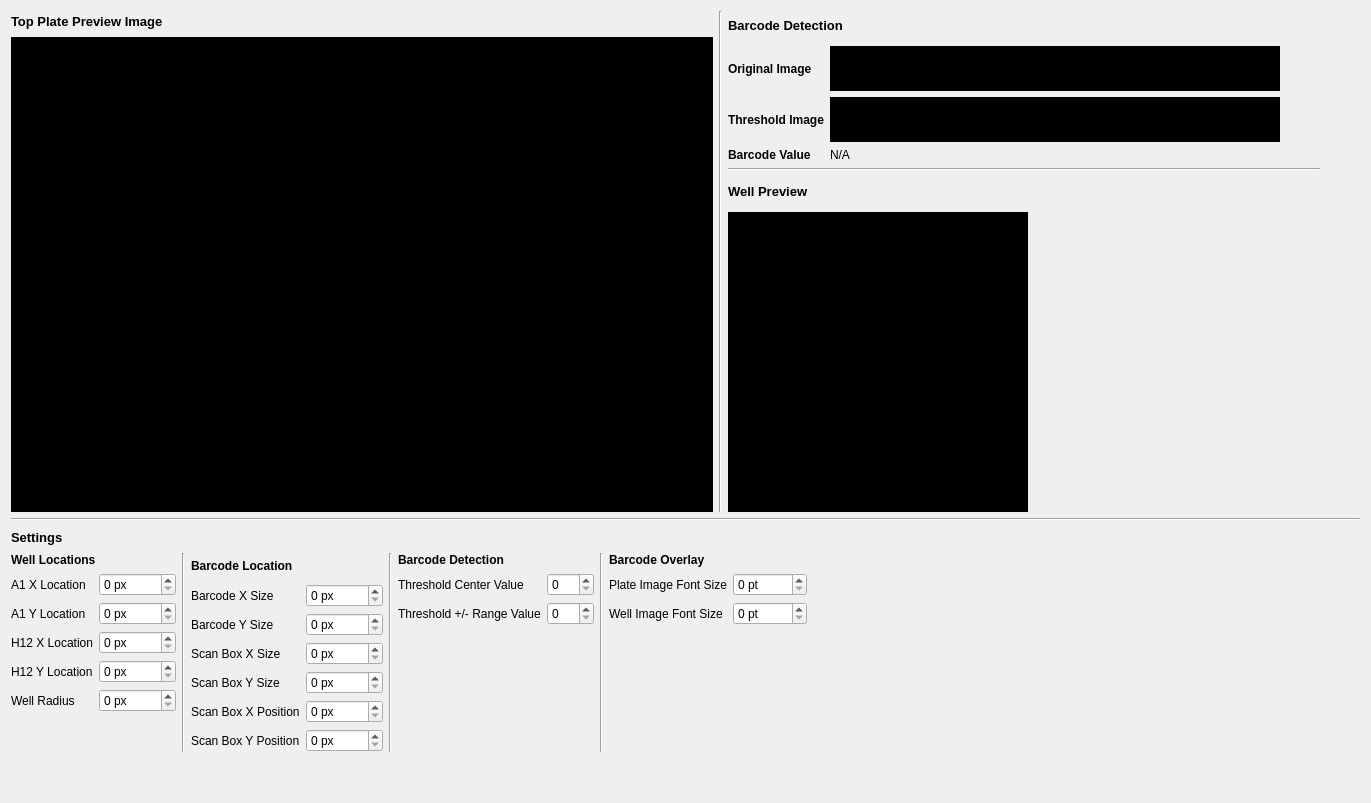
          <widget class="QWidget" name="settings_top_plate_tab">
           <attribute name="title">
            <string>Top Plate</string>
           </attribute>
           <layout class="QGridLayout" name="gridLayout_3">
            <item row="1" column="0">
             <widget class="Line" name="line_4">
              <property name="orientation">
               <enum>Qt::Horizontal</enum>
              </property>
             </widget>
            </item>
            <item row="2" column="0">
             <layout class="QHBoxLayout" name="horizontalLayout_6">
              <item>
               <widget class="QLabel" name="label_16">
                <property name="font">
                 <font>
                  <pointsize>10</pointsize>
                  <weight>75</weight>
                  <bold>true</bold>
                 </font>
                </property>
                <property name="text">
                 <string>Settings</string>
                </property>
               </widget>
              </item>
              <item>
               <spacer name="horizontalSpacer_6">
                <property name="orientation">
                 <enum>Qt::Horizontal</enum>
                </property>
                <property name="sizeHint" stdset="0">
                 <size>
                  <width>40</width>
                  <height>20</height>
                 </size>
                </property>
               </spacer>
              </item>
             </layout>
            </item>
            <item row="3" column="0">
             <layout class="QHBoxLayout" name="horizontalLayout_7">
              <item>
               <layout class="QVBoxLayout" name="verticalLayout_6">
                <item>
                 <widget class="QLabel" name="label_25">
                  <property name="font">
                   <font>
                    <weight>75</weight>
                    <bold>true</bold>
                   </font>
                  </property>
                  <property name="text">
                   <string>Well Locations</string>
                  </property>
                 </widget>
                </item>
                <item>
                 <layout class="QFormLayout" name="formLayout_3">
                  <item row="0" column="0">
                   <widget class="QLabel" name="label_26">
                    <property name="text">
                     <string>A1 X Location</string>
                    </property>
                   </widget>
                  </item>
                  <item row="0" column="1">
                   <widget class="QSpinBox" name="top_a1_x_spinbox">
                    <property name="suffix">
                     <string> px</string>
                    </property>
                    <property name="maximum">
                     <number>99999</number>
                    </property>
                   </widget>
                  </item>
                  <item row="1" column="0">
                   <widget class="QLabel" name="label_27">
                    <property name="text">
                     <string>A1 Y Location</string>
                    </property>
                   </widget>
                  </item>
                  <item row="1" column="1">
                   <widget class="QSpinBox" name="top_a1_y_spinbox">
                    <property name="suffix">
                     <string> px</string>
                    </property>
                    <property name="maximum">
                     <number>99999</number>
                    </property>
                   </widget>
                  </item>
                  <item row="2" column="0">
                   <widget class="QLabel" name="label_28">
                    <property name="text">
                     <string>H12 X Location</string>
                    </property>
                   </widget>
                  </item>
                  <item row="2" column="1">
                   <widget class="QSpinBox" name="top_h12_x_spinbox">
                    <property name="suffix">
                     <string> px</string>
                    </property>
                    <property name="maximum">
                     <number>99999</number>
                    </property>
                   </widget>
                  </item>
                  <item row="3" column="0">
                   <widget class="QLabel" name="label_29">
                    <property name="text">
                     <string>H12 Y Location</string>
                    </property>
                   </widget>
                  </item>
                  <item row="3" column="1">
                   <widget class="QSpinBox" name="top_h12_y_spinbox">
                    <property name="suffix">
                     <string> px</string>
                    </property>
                    <property name="maximum">
                     <number>99999</number>
                    </property>
                   </widget>
                  </item>
                  <item row="4" column="0">
                   <widget class="QLabel" name="label_6">
                    <property name="text">
                     <string>Well Radius</string>
                    </property>
                   </widget>
                  </item>
                  <item row="4" column="1">
                   <widget class="QSpinBox" name="top_well_radius_spinbox">
                    <property name="suffix">
                     <string> px</string>
                    </property>
                    <property name="maximum">
                     <number>99999</number>
                    </property>
                   </widget>
                  </item>
                 </layout>
                </item>
                <item>
                 <spacer name="verticalSpacer_9">
                  <property name="orientation">
                   <enum>Qt::Vertical</enum>
                  </property>
                  <property name="sizeHint" stdset="0">
                   <size>
                    <width>20</width>
                    <height>40</height>
                   </size>
                  </property>
                 </spacer>
                </item>
               </layout>
              </item>
              <item>
               <widget class="Line" name="line_6">
                <property name="orientation">
                 <enum>Qt::Vertical</enum>
                </property>
               </widget>
              </item>
              <item>
               <layout class="QVBoxLayout" name="verticalLayout_5">
                <item>
                 <widget class="QLabel" name="label_23">
                  <property name="font">
                   <font>
                    <weight>75</weight>
                    <bold>true</bold>
                   </font>
                  </property>
                  <property name="text">
                   <string>Barcode Location</string>
                  </property>
                 </widget>
                </item>
                <item>
                 <layout class="QFormLayout" name="formLayout_2">
                  <item row="0" column="0">
                   <widget class="QLabel" name="label_24">
                    <property name="text">
                     <string>Barcode X Size</string>
                    </property>
                   </widget>
                  </item>
                  <item row="0" column="1">
                   <widget class="QSpinBox" name="top_barcode_x_size_spinbox">
                    <property name="suffix">
                     <string> px</string>
                    </property>
                    <property name="maximum">
                     <number>99999</number>
                    </property>
                   </widget>
                  </item>
                  <item row="1" column="0">
                   <widget class="QLabel" name="label_32">
                    <property name="text">
                     <string>Barcode Y Size</string>
                    </property>
                   </widget>
                  </item>
                  <item row="2" column="0">
                   <widget class="QLabel" name="label_33">
                    <property name="text">
                     <string>Scan Box X Size</string>
                    </property>
                   </widget>
                  </item>
                  <item row="3" column="0">
                   <widget class="QLabel" name="label_34">
                    <property name="text">
                     <string>Scan Box Y Size</string>
                    </property>
                   </widget>
                  </item>
                  <item row="4" column="0">
                   <widget class="QLabel" name="label_35">
                    <property name="text">
                     <string>Scan Box X Position</string>
                    </property>
                   </widget>
                  </item>
                  <item row="5" column="0">
                   <widget class="QLabel" name="label_36">
                    <property name="text">
                     <string>Scan Box Y Position</string>
                    </property>
                   </widget>
                  </item>
                  <item row="2" column="1">
                   <widget class="QSpinBox" name="top_scanbox_x_size_spinbox">
                    <property name="suffix">
                     <string> px</string>
                    </property>
                    <property name="maximum">
                     <number>99999</number>
                    </property>
                   </widget>
                  </item>
                  <item row="1" column="1">
                   <widget class="QSpinBox" name="top_barcode_y_size_spinbox">
                    <property name="suffix">
                     <string> px</string>
                    </property>
                    <property name="maximum">
                     <number>99999</number>
                    </property>
                   </widget>
                  </item>
                  <item row="4" column="1">
                   <widget class="QSpinBox" name="top_scanbox_x_position_spinbox">
                    <property name="suffix">
                     <string> px</string>
                    </property>
                    <property name="maximum">
                     <number>99999</number>
                    </property>
                   </widget>
                  </item>
                  <item row="5" column="1">
                   <widget class="QSpinBox" name="top_scanbox_y_position_spinbox">
                    <property name="suffix">
                     <string> px</string>
                    </property>
                    <property name="maximum">
                     <number>99999</number>
                    </property>
                   </widget>
                  </item>
                  <item row="3" column="1">
                   <widget class="QSpinBox" name="top_scanbox_y_size_spinbox">
                    <property name="suffix">
                     <string> px</string>
                    </property>
                    <property name="maximum">
                     <number>99999</number>
                    </property>
                   </widget>
                  </item>
                 </layout>
                </item>
               </layout>
              </item>
              <item>
               <widget class="Line" name="line_17">
                <property name="orientation">
                 <enum>Qt::Vertical</enum>
                </property>
               </widget>
              </item>
              <item>
               <layout class="QVBoxLayout" name="verticalLayout_4">
                <item>
                 <widget class="QLabel" name="label_69">
                  <property name="font">
                   <font>
                    <weight>75</weight>
                    <bold>true</bold>
                   </font>
                  </property>
                  <property name="text">
                   <string>Barcode Detection</string>
                  </property>
                 </widget>
                </item>
                <item>
                 <layout class="QFormLayout" name="formLayout_6">
                  <item row="0" column="0">
                   <widget class="QLabel" name="label_37">
                    <property name="text">
                     <string>Threshold Center Value</string>
                    </property>
                   </widget>
                  </item>
                  <item row="1" column="0">
                   <widget class="QLabel" name="label_38">
                    <property name="text">
                     <string>Threshold +/- Range Value</string>
                    </property>
                   </widget>
                  </item>
                  <item row="0" column="1">
                   <widget class="QSpinBox" name="top_threshold_center_spinbox">
                    <property name="suffix">
                     <string/>
                    </property>
                    <property name="maximum">
                     <number>255</number>
                    </property>
                   </widget>
                  </item>
                  <item row="1" column="1">
                   <widget class="QSpinBox" name="top_threshold_range_spinbox">
                    <property name="suffix">
                     <string/>
                    </property>
                    <property name="maximum">
                     <number>255</number>
                    </property>
                   </widget>
                  </item>
                 </layout>
                </item>
                <item>
                 <spacer name="verticalSpacer_4">
                  <property name="orientation">
                   <enum>Qt::Vertical</enum>
                  </property>
                  <property name="sizeHint" stdset="0">
                   <size>
                    <width>20</width>
                    <height>40</height>
                   </size>
                  </property>
                 </spacer>
                </item>
               </layout>
              </item>
              <item>
               <widget class="Line" name="line_19">
                <property name="orientation">
                 <enum>Qt::Vertical</enum>
                </property>
               </widget>
              </item>
              <item>
               <layout class="QVBoxLayout" name="verticalLayout_14">
                <item>
                 <widget class="QLabel" name="label_75">
                  <property name="font">
                   <font>
                    <weight>75</weight>
                    <bold>true</bold>
                   </font>
                  </property>
                  <property name="text">
                   <string>Barcode Overlay</string>
                  </property>
                 </widget>
                </item>
                <item>
                 <layout class="QFormLayout" name="formLayout_10">
                  <item row="0" column="0">
                   <widget class="QLabel" name="label_86">
                    <property name="text">
                     <string>Plate Image Font Size</string>
                    </property>
                   </widget>
                  </item>
                  <item row="0" column="1">
                   <widget class="QSpinBox" name="top_overlay_plate_font_size_spinbox">
                    <property name="suffix">
                     <string> pt</string>
                    </property>
                    <property name="maximum">
                     <number>10000</number>
                    </property>
                   </widget>
                  </item>
                  <item row="1" column="0">
                   <widget class="QLabel" name="label_79">
                    <property name="text">
                     <string>Well Image Font Size</string>
                    </property>
                   </widget>
                  </item>
                  <item row="1" column="1">
                   <widget class="QSpinBox" name="top_overlay_well_font_size_spinbox">
                    <property name="suffix">
                     <string> pt</string>
                    </property>
                    <property name="maximum">
                     <number>10000</number>
                    </property>
                   </widget>
                  </item>
                 </layout>
                </item>
                <item>
                 <spacer name="verticalSpacer_13">
                  <property name="orientation">
                   <enum>Qt::Vertical</enum>
                  </property>
                  <property name="sizeHint" stdset="0">
                   <size>
                    <width>20</width>
                    <height>40</height>
                   </size>
                  </property>
                 </spacer>
                </item>
               </layout>
              </item>
              <item>
               <spacer name="horizontalSpacer_10">
                <property name="orientation">
                 <enum>Qt::Horizontal</enum>
                </property>
                <property name="sizeHint" stdset="0">
                 <size>
                  <width>40</width>
                  <height>20</height>
                 </size>
                </property>
               </spacer>
              </item>
             </layout>
            </item>
            <item row="4" column="0">
             <spacer name="verticalSpacer_3">
              <property name="orientation">
               <enum>Qt::Vertical</enum>
              </property>
              <property name="sizeType">
               <enum>QSizePolicy::Expanding</enum>
              </property>
              <property name="sizeHint" stdset="0">
               <size>
                <width>20</width>
                <height>40</height>
               </size>
              </property>
             </spacer>
            </item>
            <item row="0" column="0">
             <layout class="QHBoxLayout" name="horizontalLayout_10">
              <item>
               <layout class="QVBoxLayout" name="verticalLayout_3">
                <item>
                 <layout class="QHBoxLayout" name="horizontalLayout_5">
                  <item>
                   <widget class="QLabel" name="label_15">
                    <property name="font">
                     <font>
                      <pointsize>10</pointsize>
                      <weight>75</weight>
                      <bold>true</bold>
                     </font>
                    </property>
                    <property name="text">
                     <string>Top Plate Preview Image</string>
                    </property>
                   </widget>
                  </item>
                  <item>
                   <spacer name="horizontalSpacer_5">
                    <property name="orientation">
                     <enum>Qt::Horizontal</enum>
                    </property>
                    <property name="sizeHint" stdset="0">
                     <size>
                      <width>40</width>
                      <height>20</height>
                     </size>
                    </property>
                   </spacer>
                  </item>
                 </layout>
                </item>
                <item>
                 <widget class="QLabel" name="top_plate_image_label">
                  <property name="sizePolicy">
                   <sizepolicy hsizetype="Fixed" vsizetype="Fixed">
                    <horstretch>0</horstretch>
                    <verstretch>0</verstretch>
                   </sizepolicy>
                  </property>
                  <property name="minimumSize">
                   <size>
                    <width>702</width>
                    <height>475</height>
                   </size>
                  </property>
                  <property name="maximumSize">
                   <size>
                    <width>702</width>
                    <height>475</height>
                   </size>
                  </property>
                  <property name="styleSheet">
                   <string notr="true">background-color:black;</string>
                  </property>
                  <property name="text">
                   <string/>
                  </property>
                 </widget>
                </item>
               </layout>
              </item>
              <item>
               <widget class="Line" name="line_5">
                <property name="orientation">
                 <enum>Qt::Vertical</enum>
                </property>
               </widget>
              </item>
              <item>
               <layout class="QVBoxLayout" name="verticalLayout_2">
                <item>
                 <layout class="QHBoxLayout" name="horizontalLayout_8">
                  <item>
                   <widget class="QLabel" name="label_18">
                    <property name="font">
                     <font>
                      <pointsize>10</pointsize>
                      <weight>75</weight>
                      <bold>true</bold>
                     </font>
                    </property>
                    <property name="text">
                     <string>Barcode Detection</string>
                    </property>
                   </widget>
                  </item>
                  <item>
                   <spacer name="horizontalSpacer_7">
                    <property name="orientation">
                     <enum>Qt::Horizontal</enum>
                    </property>
                    <property name="sizeHint" stdset="0">
                     <size>
                      <width>40</width>
                      <height>20</height>
                     </size>
                    </property>
                   </spacer>
                  </item>
                 </layout>
                </item>
                <item>
                 <layout class="QGridLayout" name="gridLayout_4">
                  <item row="2" column="0">
                   <widget class="QLabel" name="label_21">
                    <property name="font">
                     <font>
                      <weight>75</weight>
                      <italic>false</italic>
                      <bold>true</bold>
                     </font>
                    </property>
                    <property name="text">
                     <string>Barcode Value</string>
                    </property>
                   </widget>
                  </item>
                  <item row="2" column="1">
                   <widget class="QLabel" name="top_plate_barcode_value_label">
                    <property name="text">
                     <string>N/A</string>
                    </property>
                   </widget>
                  </item>
                  <item row="1" column="0">
                   <widget class="QLabel" name="label_19">
                    <property name="font">
                     <font>
                      <weight>75</weight>
                      <italic>false</italic>
                      <bold>true</bold>
                     </font>
                    </property>
                    <property name="text">
                     <string>Threshold Image</string>
                    </property>
                   </widget>
                  </item>
                  <item row="0" column="1">
                   <widget class="QLabel" name="top_plate_original_image_label">
                    <property name="sizePolicy">
                     <sizepolicy hsizetype="Fixed" vsizetype="Fixed">
                      <horstretch>0</horstretch>
                      <verstretch>0</verstretch>
                     </sizepolicy>
                    </property>
                    <property name="minimumSize">
                     <size>
                      <width>450</width>
                      <height>45</height>
                     </size>
                    </property>
                    <property name="styleSheet">
                     <string notr="true">background-color:black;</string>
                    </property>
                    <property name="text">
                     <string/>
                    </property>
                    <property name="scaledContents">
                     <bool>false</bool>
                    </property>
                   </widget>
                  </item>
                  <item row="1" column="1">
                   <widget class="QLabel" name="top_plate_threshold_image_label">
                    <property name="sizePolicy">
                     <sizepolicy hsizetype="Fixed" vsizetype="Fixed">
                      <horstretch>0</horstretch>
                      <verstretch>0</verstretch>
                     </sizepolicy>
                    </property>
                    <property name="minimumSize">
                     <size>
                      <width>450</width>
                      <height>45</height>
                     </size>
                    </property>
                    <property name="styleSheet">
                     <string notr="true">background-color:black;</string>
                    </property>
                    <property name="text">
                     <string/>
                    </property>
                    <property name="scaledContents">
                     <bool>false</bool>
                    </property>
                   </widget>
                  </item>
                  <item row="0" column="0">
                   <widget class="QLabel" name="label_17">
                    <property name="font">
                     <font>
                      <weight>75</weight>
                      <italic>false</italic>
                      <bold>true</bold>
                     </font>
                    </property>
                    <property name="text">
                     <string>Original Image</string>
                    </property>
                   </widget>
                  </item>
                  <item row="0" column="2">
                   <spacer name="horizontalSpacer_8">
                    <property name="orientation">
                     <enum>Qt::Horizontal</enum>
                    </property>
                    <property name="sizeHint" stdset="0">
                     <size>
                      <width>40</width>
                      <height>20</height>
                     </size>
                    </property>
                   </spacer>
                  </item>
                  <item row="1" column="2">
                   <spacer name="horizontalSpacer_9">
                    <property name="orientation">
                     <enum>Qt::Horizontal</enum>
                    </property>
                    <property name="sizeHint" stdset="0">
                     <size>
                      <width>40</width>
                      <height>20</height>
                     </size>
                    </property>
                   </spacer>
                  </item>
                 </layout>
                </item>
                <item>
                 <widget class="Line" name="line_15">
                  <property name="orientation">
                   <enum>Qt::Horizontal</enum>
                  </property>
                 </widget>
                </item>
                <item>
                 <layout class="QHBoxLayout" name="horizontalLayout_9">
                  <item>
                   <widget class="QLabel" name="label_20">
                    <property name="font">
                     <font>
                      <pointsize>10</pointsize>
                      <weight>75</weight>
                      <bold>true</bold>
                     </font>
                    </property>
                    <property name="text">
                     <string>Well Preview</string>
                    </property>
                   </widget>
                  </item>
                  <item>
                   <spacer name="horizontalSpacer_25">
                    <property name="orientation">
                     <enum>Qt::Horizontal</enum>
                    </property>
                    <property name="sizeHint" stdset="0">
                     <size>
                      <width>40</width>
                      <height>20</height>
                     </size>
                    </property>
                   </spacer>
                  </item>
                 </layout>
                </item>
                <item>
                 <layout class="QHBoxLayout" name="horizontalLayout_17">
                  <item>
                   <widget class="QLabel" name="top_plate_well_preview_image_label">
                    <property name="minimumSize">
                     <size>
                      <width>300</width>
                      <height>300</height>
                     </size>
                    </property>
                    <property name="maximumSize">
                     <size>
                      <width>300</width>
                      <height>300</height>
                     </size>
                    </property>
                    <property name="styleSheet">
                     <string notr="true">background-color:black;</string>
                    </property>
                    <property name="text">
                     <string/>
                    </property>
                   </widget>
                  </item>
                  <item>
                   <spacer name="horizontalSpacer">
                    <property name="orientation">
                     <enum>Qt::Horizontal</enum>
                    </property>
                    <property name="sizeHint" stdset="0">
                     <size>
                      <width>40</width>
                      <height>20</height>
                     </size>
                    </property>
                   </spacer>
                  </item>
                 </layout>
                </item>
               </layout>
              </item>
              <item>
               <spacer name="horizontalSpacer_22">
                <property name="orientation">
                 <enum>Qt::Horizontal</enum>
                </property>
                <property name="sizeHint" stdset="0">
                 <size>
                  <width>40</width>
                  <height>20</height>
                 </size>
                </property>
               </spacer>
              </item>
             </layout>
            </item>
           </layout>
          </widget>
